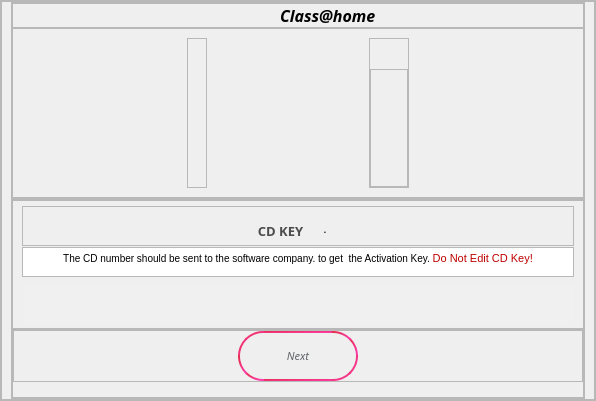
         <widget class="QWidget" name="generate_cd_key_page">
          <layout class="QVBoxLayout" name="verticalLayout_16">
           <property name="spacing">
            <number>0</number>
           </property>
           <property name="leftMargin">
            <number>0</number>
           </property>
           <property name="topMargin">
            <number>0</number>
           </property>
           <property name="rightMargin">
            <number>0</number>
           </property>
           <property name="bottomMargin">
            <number>0</number>
           </property>
           <item>
            <widget class="QFrame" name="frame_13">
             <property name="frameShape">
              <enum>QFrame::StyledPanel</enum>
             </property>
             <property name="frameShadow">
              <enum>QFrame::Raised</enum>
             </property>
             <layout class="QVBoxLayout" name="verticalLayout_10">
              <property name="spacing">
               <number>0</number>
              </property>
              <property name="leftMargin">
               <number>0</number>
              </property>
              <property name="topMargin">
               <number>0</number>
              </property>
              <property name="rightMargin">
               <number>0</number>
              </property>
              <property name="bottomMargin">
               <number>0</number>
              </property>
              <item>
               <widget class="QFrame" name="frame_14">
                <property name="frameShape">
                 <enum>QFrame::StyledPanel</enum>
                </property>
                <property name="frameShadow">
                 <enum>QFrame::Raised</enum>
                </property>
                <layout class="QVBoxLayout" name="verticalLayout_11">
                 <property name="spacing">
                  <number>0</number>
                 </property>
                 <property name="topMargin">
                  <number>0</number>
                 </property>
                 <property name="bottomMargin">
                  <number>0</number>
                 </property>
                 <item>
                  <widget class="QFrame" name="frame_15">
                   <property name="maximumSize">
                    <size>
                     <width>16777215</width>
                     <height>230</height>
                    </size>
                   </property>
                   <property name="frameShape">
                    <enum>QFrame::StyledPanel</enum>
                   </property>
                   <property name="frameShadow">
                    <enum>QFrame::Raised</enum>
                   </property>
                   <layout class="QVBoxLayout" name="verticalLayout_12">
                    <property name="spacing">
                     <number>0</number>
                    </property>
                    <property name="leftMargin">
                     <number>0</number>
                    </property>
                    <property name="topMargin">
                     <number>0</number>
                    </property>
                    <property name="rightMargin">
                     <number>0</number>
                    </property>
                    <property name="bottomMargin">
                     <number>0</number>
                    </property>
                    <item>
                     <widget class="QFrame" name="frame_16">
                      <property name="maximumSize">
                       <size>
                        <width>16777215</width>
                        <height>60</height>
                       </size>
                      </property>
                      <property name="frameShape">
                       <enum>QFrame::StyledPanel</enum>
                      </property>
                      <property name="frameShadow">
                       <enum>QFrame::Raised</enum>
                      </property>
                      <layout class="QHBoxLayout" name="horizontalLayout_6">
                       <property name="spacing">
                        <number>2</number>
                       </property>
                       <property name="leftMargin">
                        <number>0</number>
                       </property>
                       <property name="topMargin">
                        <number>0</number>
                       </property>
                       <property name="rightMargin">
                        <number>0</number>
                       </property>
                       <property name="bottomMargin">
                        <number>0</number>
                       </property>
                       <item>
                        <spacer name="horizontalSpacer_6">
                         <property name="orientation">
                          <enum>Qt::Horizontal</enum>
                         </property>
                         <property name="sizeHint" stdset="0">
                          <size>
                           <width>193</width>
                           <height>20</height>
                          </size>
                         </property>
                        </spacer>
                       </item>
                       <item>
                        <widget class="QPushButton" name="home_btn_3">
                         <property name="minimumSize">
                          <size>
                           <width>58</width>
                           <height>0</height>
                          </size>
                         </property>
                         <property name="maximumSize">
                          <size>
                           <width>49</width>
                           <height>50</height>
                          </size>
                         </property>
                         <property name="toolTip">
                          <string>Home</string>
                         </property>
                         <property name="styleSheet">
                          <string notr="true">QPushButton{

	background-image: url(:/image/style/btn.png);
    background-position: center;
    background-repeat: no-repeat;
	border:0px solid;

}</string>
                         </property>
                         <property name="text">
                          <string/>
                         </property>
                        </widget>
                       </item>
                       <item>
                        <widget class="QLabel" name="label_4">
                         <property name="font">
                          <font>
                           <family>Poppins SemiBold</family>
                           <pointsize>12</pointsize>
                           <weight>75</weight>
                           <italic>true</italic>
                           <bold>true</bold>
                          </font>
                         </property>
                         <property name="text">
                          <string>Class@home</string>
                         </property>
                        </widget>
                       </item>
                       <item>
                        <spacer name="horizontalSpacer_7">
                         <property name="orientation">
                          <enum>Qt::Horizontal</enum>
                         </property>
                         <property name="sizeHint" stdset="0">
                          <size>
                           <width>193</width>
                           <height>20</height>
                          </size>
                         </property>
                        </spacer>
                       </item>
                      </layout>
                     </widget>
                    </item>
                    <item>
                     <widget class="QFrame" name="frame_17">
                      <property name="maximumSize">
                       <size>
                        <width>16777215</width>
                        <height>180</height>
                       </size>
                      </property>
                      <property name="frameShape">
                       <enum>QFrame::StyledPanel</enum>
                      </property>
                      <property name="frameShadow">
                       <enum>QFrame::Raised</enum>
                      </property>
                      <layout class="QHBoxLayout" name="horizontalLayout_7">
                       <item>
                        <spacer name="horizontalSpacer_12">
                         <property name="orientation">
                          <enum>Qt::Horizontal</enum>
                         </property>
                         <property name="sizeHint" stdset="0">
                          <size>
                           <width>40</width>
                           <height>20</height>
                          </size>
                         </property>
                        </spacer>
                       </item>
                       <item>
                        <widget class="QFrame" name="frame_24">
                         <property name="minimumSize">
                          <size>
                           <width>20</width>
                           <height>0</height>
                          </size>
                         </property>
                         <property name="frameShape">
                          <enum>QFrame::StyledPanel</enum>
                         </property>
                         <property name="frameShadow">
                          <enum>QFrame::Raised</enum>
                         </property>
                        </widget>
                       </item>
                       <item>
                        <widget class="QLabel" name="qr_lbl">
                         <property name="minimumSize">
                          <size>
                           <width>150</width>
                           <height>150</height>
                          </size>
                         </property>
                         <property name="maximumSize">
                          <size>
                           <width>150</width>
                           <height>150</height>
                          </size>
                         </property>
                         <property name="styleSheet">
                          <string notr="true">background-image: url(:/image/style/icons8-key-100.png);
</string>
                         </property>
                         <property name="text">
                          <string/>
                         </property>
                        </widget>
                       </item>
                       <item>
                        <widget class="QFrame" name="frame_23">
                         <property name="minimumSize">
                          <size>
                           <width>40</width>
                           <height>0</height>
                          </size>
                         </property>
                         <property name="frameShape">
                          <enum>QFrame::StyledPanel</enum>
                         </property>
                         <property name="frameShadow">
                          <enum>QFrame::Raised</enum>
                         </property>
                         <layout class="QVBoxLayout" name="verticalLayout_17">
                          <property name="spacing">
                           <number>0</number>
                          </property>
                          <property name="leftMargin">
                           <number>0</number>
                          </property>
                          <property name="topMargin">
                           <number>0</number>
                          </property>
                          <property name="rightMargin">
                           <number>0</number>
                          </property>
                          <property name="bottomMargin">
                           <number>0</number>
                          </property>
                          <item>
                           <widget class="QPushButton" name="qr_save_btn">
                            <property name="maximumSize">
                             <size>
                              <width>30</width>
                              <height>30</height>
                             </size>
                            </property>
                            <property name="styleSheet">
                             <string notr="true">QPushButton{

	
	
	background-image: url(:/image/style/download24.png);
    background-position: center;
    background-repeat: no-repeat;
	border:0px solid;

}

QPushButton:hover{
	
	background-color: rgb(225, 225, 225);

}</string>
                            </property>
                            <property name="text">
                             <string/>
                            </property>
                           </widget>
                          </item>
                          <item>
                           <widget class="QFrame" name="frame_25">
                            <property name="frameShape">
                             <enum>QFrame::StyledPanel</enum>
                            </property>
                            <property name="frameShadow">
                             <enum>QFrame::Raised</enum>
                            </property>
                           </widget>
                          </item>
                         </layout>
                        </widget>
                       </item>
                       <item>
                        <spacer name="horizontalSpacer_13">
                         <property name="orientation">
                          <enum>Qt::Horizontal</enum>
                         </property>
                         <property name="sizeHint" stdset="0">
                          <size>
                           <width>40</width>
                           <height>20</height>
                          </size>
                         </property>
                        </spacer>
                       </item>
                      </layout>
                     </widget>
                    </item>
                   </layout>
                  </widget>
                 </item>
                 <item>
                  <widget class="QFrame" name="frame_18">
                   <property name="maximumSize">
                    <size>
                     <width>16777215</width>
                     <height>220</height>
                    </size>
                   </property>
                   <property name="frameShape">
                    <enum>QFrame::StyledPanel</enum>
                   </property>
                   <property name="frameShadow">
                    <enum>QFrame::Raised</enum>
                   </property>
                   <layout class="QVBoxLayout" name="verticalLayout_13">
                    <property name="spacing">
                     <number>0</number>
                    </property>
                    <property name="leftMargin">
                     <number>0</number>
                    </property>
                    <property name="topMargin">
                     <number>0</number>
                    </property>
                    <property name="rightMargin">
                     <number>0</number>
                    </property>
                    <property name="bottomMargin">
                     <number>0</number>
                    </property>
                    <item>
                     <widget class="QFrame" name="frame_19">
                      <property name="maximumSize">
                       <size>
                        <width>16777215</width>
                        <height>150</height>
                       </size>
                      </property>
                      <property name="frameShape">
                       <enum>QFrame::StyledPanel</enum>
                      </property>
                      <property name="frameShadow">
                       <enum>QFrame::Raised</enum>
                      </property>
                      <layout class="QVBoxLayout" name="verticalLayout_14">
                       <property name="spacing">
                        <number>6</number>
                       </property>
                       <property name="leftMargin">
                        <number>9</number>
                       </property>
                       <property name="topMargin">
                        <number>0</number>
                       </property>
                       <property name="bottomMargin">
                        <number>0</number>
                       </property>
                       <item>
                        <widget class="QFrame" name="frame_22">
                         <property name="minimumSize">
                          <size>
                           <width>0</width>
                           <height>40</height>
                          </size>
                         </property>
                         <property name="maximumSize">
                          <size>
                           <width>16777215</width>
                           <height>30</height>
                          </size>
                         </property>
                         <property name="frameShape">
                          <enum>QFrame::StyledPanel</enum>
                         </property>
                         <property name="frameShadow">
                          <enum>QFrame::Raised</enum>
                         </property>
                         <layout class="QHBoxLayout" name="horizontalLayout_9">
                          <property name="spacing">
                           <number>6</number>
                          </property>
                          <item>
                           <spacer name="horizontalSpacer_11">
                            <property name="orientation">
                             <enum>Qt::Horizontal</enum>
                            </property>
                            <property name="sizeHint" stdset="0">
                             <size>
                              <width>40</width>
                              <height>20</height>
                             </size>
                            </property>
                           </spacer>
                          </item>
                          <item>
                           <widget class="QLabel" name="label_6">
                            <property name="minimumSize">
                             <size>
                              <width>0</width>
                              <height>30</height>
                             </size>
                            </property>
                            <property name="font">
                             <font>
                              <family>Poppins SemiBold</family>
                              <pointsize>10</pointsize>
                              <weight>75</weight>
                              <bold>true</bold>
                             </font>
                            </property>
                            <property name="styleSheet">
                             <string notr="true">color: rgb(75, 75, 75);</string>
                            </property>
                            <property name="text">
                             <string>CD KEY</string>
                            </property>
                            <property name="alignment">
                             <set>Qt::AlignCenter</set>
                            </property>
                           </widget>
                          </item>
                          <item>
                           <widget class="QPushButton" name="cd_key_copy_btn">
                            <property name="minimumSize">
                             <size>
                              <width>30</width>
                              <height>25</height>
                             </size>
                            </property>
                            <property name="maximumSize">
                             <size>
                              <width>30</width>
                              <height>16777215</height>
                             </size>
                            </property>
                            <property name="styleSheet">
                             <string notr="true">QPushButton{

	
	background-image: url(:/image/style/copy24.png);
    background-position: center;
    background-repeat: no-repeat;
	border:0px solid;

}
QPushButton:hover{
	
	background-color: rgb(225, 225, 225);

}</string>
                            </property>
                            <property name="text">
                             <string>.</string>
                            </property>
                           </widget>
                          </item>
                          <item>
                           <spacer name="horizontalSpacer_10">
                            <property name="orientation">
                             <enum>Qt::Horizontal</enum>
                            </property>
                            <property name="sizeHint" stdset="0">
                             <size>
                              <width>40</width>
                              <height>20</height>
                             </size>
                            </property>
                           </spacer>
                          </item>
                         </layout>
                        </widget>
                       </item>
                       <item>
                        <widget class="QTextBrowser" name="textBrowser_2">
                         <property name="maximumSize">
                          <size>
                           <width>16777215</width>
                           <height>30</height>
                          </size>
                         </property>
                         <property name="font">
                          <font>
                           <pointsize>7</pointsize>
                          </font>
                         </property>
                         <property name="html">
                          <string>&lt;!DOCTYPE HTML PUBLIC &quot;-//W3C//DTD HTML 4.0//EN&quot; &quot;http://www.w3.org/TR/REC-html40/strict.dtd&quot;&gt;
&lt;html&gt;&lt;head&gt;&lt;meta name=&quot;qrichtext&quot; content=&quot;1&quot; /&gt;&lt;style type=&quot;text/css&quot;&gt;
p, li { white-space: pre-wrap; }
&lt;/style&gt;&lt;/head&gt;&lt;body style=&quot; font-family:'MS Shell Dlg 2'; font-size:7pt; font-weight:400; font-style:normal;&quot;&gt;
&lt;p align=&quot;center&quot; style=&quot; margin-top:0px; margin-bottom:0px; margin-left:0px; margin-right:0px; -qt-block-indent:0; text-indent:0px;&quot;&gt;&lt;span style=&quot; font-family:'Poppins Light'; font-size:7.25pt;&quot;&gt;The CD number should be sent to the software company. to get  the Activation Key. &lt;/span&gt;&lt;span style=&quot; font-family:'Poppins Light'; font-size:8.25pt; color:#bf0000;&quot;&gt;Do Not Edit CD Key!&lt;/span&gt;&lt;/p&gt;&lt;/body&gt;&lt;/html&gt;</string>
                         </property>
                        </widget>
                       </item>
                       <item>
                        <widget class="QLineEdit" name="cd_key_edit">
                         <property name="minimumSize">
                          <size>
                           <width>0</width>
                           <height>45</height>
                          </size>
                         </property>
                         <property name="styleSheet">
                          <string notr="true">QLineEdit{

color:black;
                       border: 0px solid;
                       padding: 0.5px 20px;
                       margin: 2px 2px;
                       margin-right:0px;
	
	background-color: rgb(240, 240, 240);


}

QLineEdit:hover{


                       border: 1px solid;
	border-color: rgb(225, 225, 225);
	background-color: rgb(248, 248, 248);


}

</string>
                         </property>
                        </widget>
                       </item>
                      </layout>
                     </widget>
                    </item>
                    <item>
                     <widget class="QFrame" name="frame_20">
                      <property name="maximumSize">
                       <size>
                        <width>16777215</width>
                        <height>100</height>
                       </size>
                      </property>
                      <property name="frameShape">
                       <enum>QFrame::StyledPanel</enum>
                      </property>
                      <property name="frameShadow">
                       <enum>QFrame::Raised</enum>
                      </property>
                      <layout class="QVBoxLayout" name="verticalLayout_15">
                       <property name="spacing">
                        <number>0</number>
                       </property>
                       <property name="leftMargin">
                        <number>0</number>
                       </property>
                       <property name="topMargin">
                        <number>0</number>
                       </property>
                       <property name="rightMargin">
                        <number>0</number>
                       </property>
                       <property name="bottomMargin">
                        <number>15</number>
                       </property>
                       <item>
                        <widget class="QFrame" name="frame_21">
                         <property name="maximumSize">
                          <size>
                           <width>16777215</width>
                           <height>60</height>
                          </size>
                         </property>
                         <property name="frameShape">
                          <enum>QFrame::StyledPanel</enum>
                         </property>
                         <property name="frameShadow">
                          <enum>QFrame::Raised</enum>
                         </property>
                         <layout class="QHBoxLayout" name="horizontalLayout_8">
                          <property name="spacing">
                           <number>6</number>
                          </property>
                          <property name="leftMargin">
                           <number>0</number>
                          </property>
                          <property name="topMargin">
                           <number>0</number>
                          </property>
                          <property name="rightMargin">
                           <number>0</number>
                          </property>
                          <property name="bottomMargin">
                           <number>0</number>
                          </property>
                          <item>
                           <spacer name="horizontalSpacer_8">
                            <property name="orientation">
                             <enum>Qt::Horizontal</enum>
                            </property>
                            <property name="sizeHint" stdset="0">
                             <size>
                              <width>224</width>
                              <height>20</height>
                             </size>
                            </property>
                           </spacer>
                          </item>
                          <item>
                           <widget class="QPushButton" name="log_next_btn">
                            <property name="minimumSize">
                             <size>
                              <width>120</width>
                              <height>50</height>
                             </size>
                            </property>
                            <property name="font">
                             <font>
                              <family>Poppins</family>
                              <pointsize>8</pointsize>
                              <weight>50</weight>
                              <italic>true</italic>
                              <bold>false</bold>
                             </font>
                            </property>
                            <property name="styleSheet">
                             <string notr="true">QPushButton{
border:2px solid;
border-radius:25px;
	border-color: qlineargradient(spread:reflect, x1:0, y1:0, x2:1, y2:1, stop:0 rgba(229, 47, 80, 255), stop:1 rgba(255, 61, 176, 255));
color:#5f6368;
}

QPushButton:hover{

	background-color: qlineargradient(spread:pad, x1:0.000318182, y1:0.545, x2:0.966227, y2:0.489, stop:0 rgba(229, 47, 80, 255), stop:1 rgba(163, 39, 142, 255));
	color: rgb(243, 243, 243);
;
	
	border-color: rgb(200, 200, 200);
}</string>
                            </property>
                            <property name="text">
                             <string>Next</string>
                            </property>
                           </widget>
                          </item>
                          <item>
                           <spacer name="horizontalSpacer_9">
                            <property name="orientation">
                             <enum>Qt::Horizontal</enum>
                            </property>
                            <property name="sizeHint" stdset="0">
                             <size>
                              <width>224</width>
                              <height>20</height>
                             </size>
                            </property>
                           </spacer>
                          </item>
                         </layout>
                        </widget>
                       </item>
                      </layout>
                     </widget>
                    </item>
                   </layout>
                  </widget>
                 </item>
                </layout>
               </widget>
              </item>
             </layout>
            </widget>
           </item>
          </layout>
         </widget>
